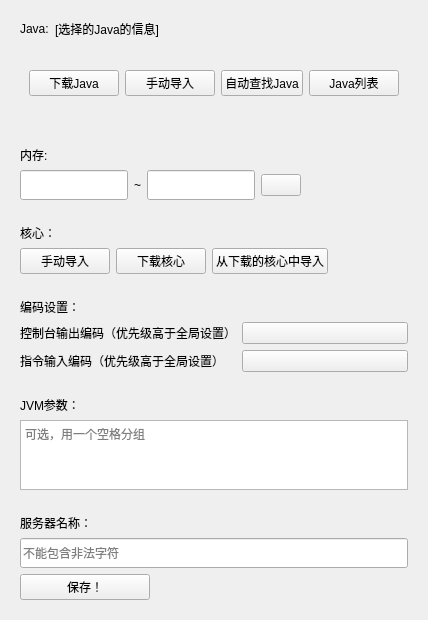
         <widget class="QWidget" name="extendedNewServerScrollAreaContents">
          <property name="geometry">
           <rect>
            <x>0</x>
            <y>0</y>
            <width>428</width>
            <height>589</height>
           </rect>
          </property>
          <layout class="QVBoxLayout" name="extendedNewServerScrollAreaVerticalLayout">
           <item>
            <widget class="QWidget" name="extendedSetJavaWidget" native="true">
             <property name="sizePolicy">
              <sizepolicy hsizetype="Expanding" vsizetype="Fixed">
               <horstretch>0</horstretch>
               <verstretch>0</verstretch>
              </sizepolicy>
             </property>
             <property name="minimumSize">
              <size>
               <width>0</width>
               <height>120</height>
              </size>
             </property>
             <layout class="QGridLayout" name="gridLayout_6">
              <item row="0" column="0">
               <widget class="SubtitleLabel" name="extendedJavaSubtitleLabel">
                <property name="sizePolicy">
                 <sizepolicy hsizetype="Fixed" vsizetype="Fixed">
                  <horstretch>0</horstretch>
                  <verstretch>0</verstretch>
                 </sizepolicy>
                </property>
                <property name="text">
                 <string>Java:</string>
                </property>
               </widget>
              </item>
              <item row="0" column="1">
               <widget class="SubtitleLabel" name="extendedJavaInfoLabel">
                <property name="sizePolicy">
                 <sizepolicy hsizetype="Preferred" vsizetype="Fixed">
                  <horstretch>0</horstretch>
                  <verstretch>0</verstretch>
                 </sizepolicy>
                </property>
                <property name="text">
                 <string>[选择的Java的信息]</string>
                </property>
               </widget>
              </item>
              <item row="1" column="0" colspan="2">
               <widget class="QWidget" name="extendedSetJavaBtnWidget" native="true">
                <property name="sizePolicy">
                 <sizepolicy hsizetype="Expanding" vsizetype="Ignored">
                  <horstretch>0</horstretch>
                  <verstretch>0</verstretch>
                 </sizepolicy>
                </property>
                <layout class="QHBoxLayout" name="horizontalLayout_7">
                 <item>
                  <widget class="PrimaryPushButton" name="extendedDownloadJavaPrimaryPushBtn">
                   <property name="sizePolicy">
                    <sizepolicy hsizetype="Fixed" vsizetype="Fixed">
                     <horstretch>0</horstretch>
                     <verstretch>0</verstretch>
                    </sizepolicy>
                   </property>
                   <property name="minimumSize">
                    <size>
                     <width>90</width>
                     <height>0</height>
                    </size>
                   </property>
                   <property name="cursor">
                    <cursorShape>PointingHandCursor</cursorShape>
                   </property>
                   <property name="text">
                    <string>下载Java</string>
                   </property>
                  </widget>
                 </item>
                 <item>
                  <widget class="PrimaryPushButton" name="extendedManuallyAddJavaPrimaryPushBtn">
                   <property name="sizePolicy">
                    <sizepolicy hsizetype="Fixed" vsizetype="Fixed">
                     <horstretch>0</horstretch>
                     <verstretch>0</verstretch>
                    </sizepolicy>
                   </property>
                   <property name="minimumSize">
                    <size>
                     <width>90</width>
                     <height>0</height>
                    </size>
                   </property>
                   <property name="cursor">
                    <cursorShape>PointingHandCursor</cursorShape>
                   </property>
                   <property name="text">
                    <string>手动导入</string>
                   </property>
                  </widget>
                 </item>
                 <item>
                  <widget class="PrimaryPushButton" name="extendedAutoDetectJavaPrimaryPushBtn">
                   <property name="sizePolicy">
                    <sizepolicy hsizetype="Fixed" vsizetype="Fixed">
                     <horstretch>0</horstretch>
                     <verstretch>0</verstretch>
                    </sizepolicy>
                   </property>
                   <property name="cursor">
                    <cursorShape>PointingHandCursor</cursorShape>
                   </property>
                   <property name="text">
                    <string>自动查找Java</string>
                   </property>
                  </widget>
                 </item>
                 <item>
                  <widget class="PushButton" name="extendedJavaListPushBtn">
                   <property name="sizePolicy">
                    <sizepolicy hsizetype="Fixed" vsizetype="Fixed">
                     <horstretch>0</horstretch>
                     <verstretch>0</verstretch>
                    </sizepolicy>
                   </property>
                   <property name="minimumSize">
                    <size>
                     <width>90</width>
                     <height>0</height>
                    </size>
                   </property>
                   <property name="cursor">
                    <cursorShape>PointingHandCursor</cursorShape>
                   </property>
                   <property name="text">
                    <string>Java列表</string>
                   </property>
                  </widget>
                 </item>
                 <item>
                  <spacer name="extendedJavaBtnSpacer">
                   <property name="orientation">
                    <enum>Qt::Horizontal</enum>
                   </property>
                   <property name="sizeHint" stdset="0">
                    <size>
                     <width>127</width>
                     <height>20</height>
                    </size>
                   </property>
                  </spacer>
                 </item>
                </layout>
               </widget>
              </item>
             </layout>
            </widget>
           </item>
           <item>
            <widget class="QWidget" name="extendedSetMemWidget" native="true">
             <property name="sizePolicy">
              <sizepolicy hsizetype="Expanding" vsizetype="Fixed">
               <horstretch>0</horstretch>
               <verstretch>0</verstretch>
              </sizepolicy>
             </property>
             <layout class="QGridLayout" name="gridLayout_7">
              <item row="1" column="1">
               <widget class="LineEdit" name="extendedMinMemLineEdit">
                <property name="sizePolicy">
                 <sizepolicy hsizetype="Fixed" vsizetype="Fixed">
                  <horstretch>0</horstretch>
                  <verstretch>0</verstretch>
                 </sizepolicy>
                </property>
                <property name="minimumSize">
                 <size>
                  <width>0</width>
                  <height>30</height>
                 </size>
                </property>
               </widget>
              </item>
              <item row="0" column="1">
               <widget class="SubtitleLabel" name="extendedMemSubtitleLabel">
                <property name="sizePolicy">
                 <sizepolicy hsizetype="Fixed" vsizetype="Fixed">
                  <horstretch>0</horstretch>
                  <verstretch>0</verstretch>
                 </sizepolicy>
                </property>
                <property name="text">
                 <string>内存:</string>
                </property>
               </widget>
              </item>
              <item row="1" column="3">
               <widget class="LineEdit" name="extendedMaxMemLineEdit">
                <property name="sizePolicy">
                 <sizepolicy hsizetype="Fixed" vsizetype="Fixed">
                  <horstretch>0</horstretch>
                  <verstretch>0</verstretch>
                 </sizepolicy>
                </property>
                <property name="minimumSize">
                 <size>
                  <width>0</width>
                  <height>30</height>
                 </size>
                </property>
               </widget>
              </item>
              <item row="1" column="2">
               <widget class="SubtitleLabel" name="extendedToSymbol">
                <property name="sizePolicy">
                 <sizepolicy hsizetype="Fixed" vsizetype="Preferred">
                  <horstretch>0</horstretch>
                  <verstretch>0</verstretch>
                 </sizepolicy>
                </property>
                <property name="text">
                 <string>~</string>
                </property>
               </widget>
              </item>
              <item row="1" column="5">
               <spacer name="extendedMemSpacer">
                <property name="orientation">
                 <enum>Qt::Horizontal</enum>
                </property>
                <property name="sizeHint" stdset="0">
                 <size>
                  <width>40</width>
                  <height>20</height>
                 </size>
                </property>
               </spacer>
              </item>
              <item row="1" column="4">
               <widget class="ComboBox" name="extendedMemUnitComboBox"/>
              </item>
             </layout>
            </widget>
           </item>
           <item>
            <widget class="QWidget" name="extendedSetCoreWidget" native="true">
             <property name="sizePolicy">
              <sizepolicy hsizetype="Expanding" vsizetype="Fixed">
               <horstretch>0</horstretch>
               <verstretch>0</verstretch>
              </sizepolicy>
             </property>
             <layout class="QGridLayout" name="gridLayout_8">
              <item row="0" column="1">
               <widget class="SubtitleLabel" name="extendedCoreSubtitleLabel">
                <property name="sizePolicy">
                 <sizepolicy hsizetype="Fixed" vsizetype="Fixed">
                  <horstretch>0</horstretch>
                  <verstretch>0</verstretch>
                 </sizepolicy>
                </property>
                <property name="text">
                 <string>核心：</string>
                </property>
               </widget>
              </item>
              <item row="1" column="4">
               <spacer name="extendedCoreSpacer">
                <property name="orientation">
                 <enum>Qt::Horizontal</enum>
                </property>
                <property name="sizeHint" stdset="0">
                 <size>
                  <width>40</width>
                  <height>20</height>
                 </size>
                </property>
               </spacer>
              </item>
              <item row="1" column="1">
               <widget class="PrimaryPushButton" name="extendedManuallyAddCorePrimaryPushBtn">
                <property name="sizePolicy">
                 <sizepolicy hsizetype="Fixed" vsizetype="Fixed">
                  <horstretch>0</horstretch>
                  <verstretch>0</verstretch>
                 </sizepolicy>
                </property>
                <property name="minimumSize">
                 <size>
                  <width>90</width>
                  <height>0</height>
                 </size>
                </property>
                <property name="text">
                 <string>手动导入</string>
                </property>
               </widget>
              </item>
              <item row="1" column="2">
               <widget class="PrimaryPushButton" name="extendedDownloadCorePrimaryPushBtn">
                <property name="sizePolicy">
                 <sizepolicy hsizetype="Fixed" vsizetype="Fixed">
                  <horstretch>0</horstretch>
                  <verstretch>0</verstretch>
                 </sizepolicy>
                </property>
                <property name="minimumSize">
                 <size>
                  <width>90</width>
                  <height>0</height>
                 </size>
                </property>
                <property name="text">
                 <string>下载核心</string>
                </property>
               </widget>
              </item>
              <item row="1" column="3">
               <widget class="PrimaryPushButton" name="extendedAddCoreFromDownloadedPrimaryPushBtn">
                <property name="sizePolicy">
                 <sizepolicy hsizetype="Fixed" vsizetype="Fixed">
                  <horstretch>0</horstretch>
                  <verstretch>0</verstretch>
                 </sizepolicy>
                </property>
                <property name="text">
                 <string>从下载的核心中导入</string>
                </property>
               </widget>
              </item>
             </layout>
            </widget>
           </item>
           <item>
            <widget class="QWidget" name="extendedSetDeEncodingWidget" native="true">
             <layout class="QGridLayout" name="gridLayout_9">
              <item row="2" column="1">
               <widget class="ComboBox" name="extendedOutputDeEncodingComboBox">
                <property name="sizePolicy">
                 <sizepolicy hsizetype="Minimum" vsizetype="Fixed">
                  <horstretch>0</horstretch>
                  <verstretch>0</verstretch>
                 </sizepolicy>
                </property>
               </widget>
              </item>
              <item row="0" column="0">
               <widget class="SubtitleLabel" name="extendedDeEncodingSubtitleLabel">
                <property name="sizePolicy">
                 <sizepolicy hsizetype="Fixed" vsizetype="Fixed">
                  <horstretch>0</horstretch>
                  <verstretch>0</verstretch>
                 </sizepolicy>
                </property>
                <property name="text">
                 <string>编码设置：</string>
                </property>
               </widget>
              </item>
              <item row="3" column="1">
               <widget class="ComboBox" name="extendedInputDeEncodingComboBox">
                <property name="text">
                 <string/>
                </property>
               </widget>
              </item>
              <item row="2" column="0">
               <widget class="StrongBodyLabel" name="extendedOutputDeEncodingLabel">
                <property name="sizePolicy">
                 <sizepolicy hsizetype="Fixed" vsizetype="Fixed">
                  <horstretch>0</horstretch>
                  <verstretch>0</verstretch>
                 </sizepolicy>
                </property>
                <property name="text">
                 <string>控制台输出编码（优先级高于全局设置）</string>
                </property>
               </widget>
              </item>
              <item row="3" column="0">
               <widget class="StrongBodyLabel" name="extendedInputDeEncodingLabel">
                <property name="sizePolicy">
                 <sizepolicy hsizetype="Fixed" vsizetype="Fixed">
                  <horstretch>0</horstretch>
                  <verstretch>0</verstretch>
                 </sizepolicy>
                </property>
                <property name="text">
                 <string>指令输入编码（优先级高于全局设置）</string>
                </property>
               </widget>
              </item>
             </layout>
            </widget>
           </item>
           <item>
            <widget class="QWidget" name="extendedSetJVMArgWidget" native="true">
             <layout class="QGridLayout" name="gridLayout_10">
              <item row="0" column="0">
               <widget class="SubtitleLabel" name="extendedJVMArgSubtitleLabel">
                <property name="sizePolicy">
                 <sizepolicy hsizetype="Fixed" vsizetype="Fixed">
                  <horstretch>0</horstretch>
                  <verstretch>0</verstretch>
                 </sizepolicy>
                </property>
                <property name="text">
                 <string>JVM参数：</string>
                </property>
               </widget>
              </item>
              <item row="1" column="0">
               <widget class="PlainTextEdit" name="JVMArgPlainTextEdit">
                <property name="placeholderText">
                 <string>可选，用一个空格分组</string>
                </property>
               </widget>
              </item>
             </layout>
            </widget>
           </item>
           <item>
            <widget class="QWidget" name="extendedSetServerNameWidget" native="true">
             <layout class="QVBoxLayout" name="verticalLayout_5">
              <item>
               <widget class="SubtitleLabel" name="extendedServerNameSubtitleLabel">
                <property name="sizePolicy">
                 <sizepolicy hsizetype="Fixed" vsizetype="Fixed">
                  <horstretch>0</horstretch>
                  <verstretch>0</verstretch>
                 </sizepolicy>
                </property>
                <property name="text">
                 <string>服务器名称：</string>
                </property>
               </widget>
              </item>
              <item>
               <widget class="LineEdit" name="extendedServerNameLineEdit">
                <property name="sizePolicy">
                 <sizepolicy hsizetype="Expanding" vsizetype="Fixed">
                  <horstretch>0</horstretch>
                  <verstretch>0</verstretch>
                 </sizepolicy>
                </property>
                <property name="minimumSize">
                 <size>
                  <width>0</width>
                  <height>30</height>
                 </size>
                </property>
                <property name="placeholderText">
                 <string>不能包含非法字符</string>
                </property>
               </widget>
              </item>
              <item>
               <widget class="PrimaryPushButton" name="extendedSaveServerPrimaryPushBtn">
                <property name="sizePolicy">
                 <sizepolicy hsizetype="Fixed" vsizetype="Fixed">
                  <horstretch>0</horstretch>
                  <verstretch>0</verstretch>
                 </sizepolicy>
                </property>
                <property name="minimumSize">
                 <size>
                  <width>130</width>
                  <height>0</height>
                 </size>
                </property>
                <property name="text">
                 <string>保存！</string>
                </property>
               </widget>
              </item>
             </layout>
            </widget>
           </item>
           <item>
            <spacer name="extendedNewServerScrollAreaSpacer">
             <property name="orientation">
              <enum>Qt::Vertical</enum>
             </property>
             <property name="sizeHint" stdset="0">
              <size>
               <width>20</width>
               <height>40</height>
              </size>
             </property>
            </spacer>
           </item>
          </layout>
         </widget>
